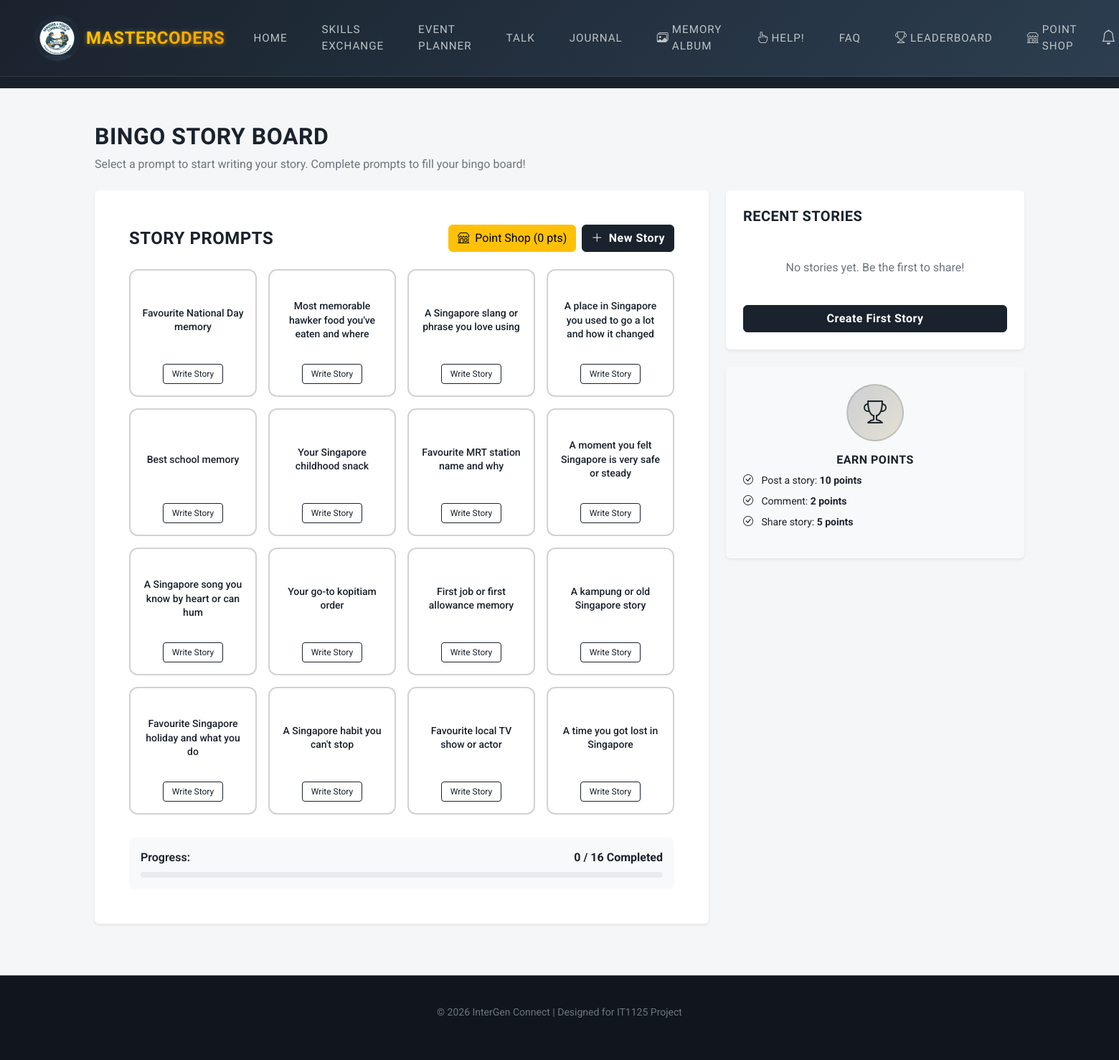
The app's page /bingo/board (signed in) with its own data.
### app.py (models this page shows)
class UserProfile(db.Model):
    id = db.Column(db.Integer, primary_key=True)
    user_id = db.Column(db.Integer, db.ForeignKey('user.id'), nullable=True)  # Link to user account
    profile_picture_url = db.Column(db.String(500), nullable=True)  # Uploaded profile picture
    name = db.Column(db.String(100), nullable=False)
    user_type = db.Column(db.String(20), nullable=False)  # 'Youth' or 'Senior'
    languages = db.Column(db.String(200), nullable=True)  # Comma-separated
    short_intro = db.Column(db.Text, nullable=True)
    interaction_type = db.Column(db.String(20), default='1-to-1')  # '1-to-1' or 'Group'
    meeting_style = db.Column(db.String(20), default='Online')  # 'Online' or 'In-Person'
    interest_tags = db.Column(db.String(500), nullable=True)  # Comma-separated tags
    large_text = db.Column(db.Boolean, default=False)
    high_contrast = db.Column(db.Boolean, default=False)
    easy_reading = db.Column(db.Boolean, default=False)
    total_points = db.Column(db.Integer, default=0)  # Total points accumulated by user
    name_style = db.Column(db.String(50), default='default')  # Shop: default, rainbow, gradient, neon, gold, cursive, ocean
    is_active = db.Column(db.Boolean, default=True)
    date_created = db.Column(db.DateTime, default=datetime.utcnow)
    date_updated = db.Column(db.DateTime, default=datetime.utcnow, onupdate=datetime.utcnow)

class BingoPrompt(db.Model):
    id = db.Column(db.Integer, primary_key=True)
    prompt_text = db.Column(db.String(200), nullable=False)
    position = db.Column(db.Integer, nullable=False)  # Position on board (1-25 for 5x5 grid)
    category = db.Column(db.String(50), nullable=True)  # Optional category
    is_active = db.Column(db.Boolean, default=True)
    date_created = db.Column(db.DateTime, default=datetime.utcnow)

### app.py (the view, shortened to what this page needs)
@app.route('/bingo/board')
def bingo_board():
    all_prompts = BingoPrompt.query.filter_by(is_active=True).order_by(BingoPrompt.position).all()
    prompts = all_prompts[:16] if len(all_prompts) >= 16 else all_prompts
    user_id = session.get('user_id')
    if user_id:
        completed_prompt_ids = [story.prompt_id for story in BingoStory.query.filter_by(is_published=True, user_id=user_id).all()]
    else:
        completed_prompt_ids = []
    recent_stories = BingoStory.query.filter_by(is_published=True).order_by(BingoStory.date_posted.desc()).limit(6).all()
    return render_template('bingo_board.html', prompts=prompts, completed_prompt_ids=completed_prompt_ids, recent_stories=recent_stories)

### app.py (called while the page is built)
def get_logged_in_user():
    if 'user_id' in session:
        user = User.query.get(session['user_id'])
        if user is None:
            session.clear()
            return None
        return user
    return None

def get_logged_in_profile():
    user = get_logged_in_user()
    if user:
        return UserProfile.query.filter_by(user_id=user.id, is_active=True).first()
    return None

def get_unread_notification_count(user_id):
    if not user_id:
        return 0
    return Notification.query.filter_by(user_id=user_id, is_read=False).count()

@app.context_processor
def inject_auth():
    user = get_logged_in_user()
    profile = get_logged_in_profile() if user else None
    notification_count = get_unread_notification_count(user.id) if user else 0
    current_name_style = (profile.name_style or 'default') if profile else 'default'
    return dict(
        current_user=user, current_profile=profile, notification_count=notification_count,
        current_name_style=current_name_style, get_name_style=get_name_style_for_user
    )

### templates/bingo_board.html (shortened to what this page needs)
{% extends "base.html" %}
{% block content %}
<div class="bingo-page-bg">
    <div class="container-fluid py-4 py-lg-5 bingo-page">
        <div class="container-xxl">
            <div class="mb-4">
                <h1 class="mb-2 font-oswald" style="color: #1a222d !important;">Bingo Story Board</h1>
                <p class="text-muted mb-0">Select a prompt to start writing your story. Complete prompts to fill your bingo board!</p>
            </div>
            <div class="row g-4">
                <div class="col-lg-8">
                    <div class="card border-0 shadow-sm mb-4">
                        <div class="card-body p-4 p-lg-5">
                            <div class="d-flex justify-content-between align-items-center mb-4 flex-wrap gap-2">
                                <h3 class="font-oswald mb-0 text-dark">Story Prompts</h3>
                                <div class="d-flex gap-2">
                                    {% if current_user and current_profile %}
                                    <a href="{{ url_for('bingo_shop') }}" class="btn btn-warning">
                                        <i class="bi bi-shop me-2"></i>Point Shop ({{ current_profile.total_points or 0 }} pts)
                                    </a>
                                    {% endif %}
                                    <a href="{{ url_for('bingo_create_story') }}" class="btn btn-dark">
                                        <i class="bi bi-plus-lg me-2"></i>New Story
                                    </a>
                                </div>
                            </div>
                            <div class="bingo-grid">
                                {% for prompt in prompts %}
                                    {% set is_completed = prompt.id in completed_prompt_ids %}
                                    <div class="bingo-cell {% if is_completed %}bingo-cell-completed{% endif %}"
                                         data-prompt-id="{{ prompt.id }}">
                                        <div class="bingo-cell-content">
                                            <div class="bingo-cell-text">{{ prompt.prompt_text }}</div>
                                        </div>
                                        {% if not is_completed %}
                                        <a href="{{ url_for('bingo_create_story', prompt_id=prompt.id) }}"
                                           class="bingo-cell-action btn btn-sm btn-outline-dark mt-2">
                                            Write Story
                                        </a>
                                        {% endif %}
                                    </div>
                                {% endfor %}
                            </div>
                            <div class="mt-4 p-3 bg-light rounded-3">
                                <div class="d-flex justify-content-between align-items-center">
                                    <span class="text-dark fw-semibold">Progress:</span>
                                    <span class="text-dark fw-bold">
                                        {{ completed_prompt_ids|length }} / {{ prompts|length }} Completed
                                    </span>
                                </div>
                                <div class="progress mt-2" style="height: 8px;">
                                </div>
                            </div>
                        </div>
                    </div>
                </div>
                <div class="col-lg-4">
                    <div class="card border-0 shadow-sm mb-4">
                        <div class="card-body p-4">
                            <h4 class="font-oswald mb-4 text-dark">Recent Stories</h4>
                            {% if recent_stories %}
                                <div class="bingo-recent-stories">
                                    {% for story in recent_stories %}
                                    <div class="bingo-story-preview mb-3 pb-3 border-bottom">
                                        <h6 class="fw-semibold text-dark mb-1">
                                            <a href="{{ url_for('bingo_story_detail', story_id=story.id) }}"
                                               class="text-decoration-none text-dark">
                                                {{ story.title }}
                                            </a>
                                        </h6>
                                        <p class="text-muted small mb-2" style="opacity: 0.7;">
                                            {{ story.story_content[:100] }}...
                                        </p>
                                        <div class="d-flex justify-content-between align-items-center">
                                            <span class="text-muted small">Posted by <span class="name-style-{{ get_name_style(story.user_id) if story.user_id else 'default' }}">{{ story.author_name }}</span></span>
                                            <span class="badge bg-dark bg-opacity-10 text-dark">
                                                <i class="bi bi-star me-1"></i>{{ story.points_earned }} pts
                                            </span>
                                        </div>
                                    </div>
                                    {% endfor %}
                                </div>
                                <a href="{{ url_for('bingo_stories') }}" class="btn btn-outline-dark w-100 mt-3">
                                    View All Stories
                                </a>
                            {% else %}
                                <p class="text-muted text-center py-4">No stories yet. Be the first to share!</p>
                                <a href="{{ url_for('bingo_create_story') }}" class="btn btn-dark w-100">
                                    Create First Story
                                </a>
                            {% endif %}
                        </div>
                    </div>
                    <div class="card border-0 shadow-sm bg-light">
                        <div class="card-body p-4 text-center">
                            <div class="bingo-widget-icon bg-dark bg-opacity-10 text-dark rounded-circle d-inline-flex align-items-center justify-content-center mb-3">
                                <i class="bi bi-trophy fs-2"></i>
                            </div>
                            <h5 class="font-oswald mb-2 text-dark">Earn Points</h5>
                            <ul class="list-unstyled text-start small">
                                <li class="mb-2 text-dark">
                                    <i class="bi bi-check-circle text-dark me-2"></i>
                                    Post a story: <strong>10 points</strong>
                                </li>
                                <li class="mb-2 text-dark">
                                    <i class="bi bi-check-circle text-dark me-2"></i>
                                    Comment: <strong>2 points</strong>
                                </li>
                                <li class="text-dark">
                                    <i class="bi bi-check-circle text-dark me-2"></i>
                                    Share story: <strong>5 points</strong>
                                </li>
                            </ul>
                        </div>
                    </div>
                </div>
            </div>
        </div>
    </div>
</div>
{% endblock %}

### static/css/styles.css (style rules this page uses)
html { scroll-behavior: smooth; }
body { background-color: #1a222d; color: #f0f0f0; font-family: 'Roboto', sans-serif; min-height: 100vh; display: flex; flex-direction: column; }
h1, h2, h3, h4, h5, .brand-text, .nav-link { font-family: 'Oswald', sans-serif; text-transform: uppercase; letter-spacing: 1px; }
.font-oswald { font-family: 'Oswald', sans-serif; text-transform: uppercase; }
.bingo-page-bg { background: #f5f6f8; min-height: 100vh; }
.bingo-page { color: #1a222d; }
.bingo-page h1 { font-family: 'Oswald', sans-serif; font-size: 2rem; font-weight: 700; color: #1a222d !important; text-transform: uppercase; letter-spacing: 0.5px; }
.bingo-page-bg h1, .bingo-page-bg .bingo-title { color: #1a222d !important; }
.bingo-page h3 { font-family: 'Oswald', sans-serif; font-size: 1.5rem; font-weight: 700; color: #1a222d; text-transform: uppercase; letter-spacing: 0.5px; }
.bingo-page h4 { font-family: 'Oswald', sans-serif; font-size: 1.25rem; font-weight: 700; color: #1a222d; text-transform: uppercase; letter-spacing: 0.5px; }
.bingo-page h5 { font-family: 'Roboto', sans-serif; font-size: 1rem; font-weight: 600; color: #1a222d; }
.bingo-page .text-muted { color: #6c757d !important; font-family: 'Roboto', sans-serif; }
.bingo-widget-icon { width: 80px; height: 80px; margin: 0 auto; background: linear-gradient(135deg, rgba(26, 34, 45, 0.1) 0%, rgba(255, 193, 7, 0.08) 100%); color: #1a222d; border: 2px solid rgba(26, 34, 45, 0.15); transition: all 0.4s ease; }
.bingo-grid { display: grid; grid-template-columns: repeat(4, 1fr); gap: 1rem; margin-bottom: 2rem; max-width: 800px; margin-left: auto; margin-right: auto; }
.bingo-cell { aspect-ratio: 1; background: #ffffff; border: 2px solid rgba(26, 34, 45, 0.2); border-radius: 12px; padding: 1rem; display: flex; flex-direction: column; align-items: center; justify-content: center; text-align: center; transition: all 0.3s ease; position: relative; min-height: 120px; }
.bingo-cell-content { flex-grow: 1; display: flex; flex-direction: column; align-items: center; justify-content: center; }
.bingo-cell-text { font-size: 0.875rem; font-weight: 500; color: #1a222d; line-height: 1.4; }
.bingo-cell-action { font-size: 0.75rem; padding: 0.25rem 0.75rem; }
.bingo-page-bg .card-body h1, .bingo-page-bg .card-body h2, .bingo-page-bg .card-body h3, .bingo-page-bg .card-body h4, .bingo-page-bg .card-body h5 { color: #1a222d !important; }
.bingo-page-bg .card-body .text-dark { color: #1a222d !important; }
:root { --theme-dark: #1a222d; --theme-darker: #11161d; --theme-accent: #ffc107; --theme-accent-alt: #ff9800; --theme-light-text: #f0f0f0; --theme-muted: #6c757d; --theme-card-text: #1a222d; --theme-font-heading: 'Oswald', sans-serif; --theme-font-body: 'Roboto', sans-serif; }
h1, h2, h3, h4, h5, h6, .font-oswald, .card-title, .page-title, .modal-title, .event-form-page h1, .event-form-page h2, .event-form-page h3, .events-page h1, .events-page h2, .events-page h3, .events-page h4, .side-card-title, .form-section-title, .request-title { font-family: var(--theme-font-heading) !important; font-weight: 600 !important; letter-spacing: 0.5px; }
p, span, label, li, td, th, .form-label, .form-control, .form-select, textarea, .card-text, .modal-body, .request-desc, .request-meta, .event-form-page, .events-page, .detail-page, .journal-page, .faq-page, .create-form-wrapper { font-family: var(--theme-font-body) !important; }
.detail-page, .faq-page, .event-card, .event-form-card, .card, .card-box, .form-card, .journal-page, .journal-card { color: var(--theme-card-text) !important; }
.text-muted, .event-card .text-muted, .events-page small { color: var(--theme-muted) !important; font-family: var(--theme-font-body) !important; }
.btn-dark, .btn-primary, .btn-resolve, .btn-submit, .btn-accept, .btn-dark i, .btn-primary i, .btn-resolve i, .btn-submit i, .btn-accept i { color: #ffffff !important; font-family: var(--theme-font-heading) !important; font-weight: 600 !important; letter-spacing: 0.5px; }
.btn-dark, .btn-primary { background-color: #1a222d !important; border-color: #1a222d !important; }
.btn-outline-dark { color: #1a222d !important; border-color: #1a222d !important; background-color: transparent !important; }

### records on screen
UserProfile: total_points "0"
BingoPrompt: prompt_text "Favourite National Day memory"
BingoPrompt: prompt_text "Most memorable hawker food you've eaten and where"
BingoPrompt: prompt_text "A Singapore slang or phrase you love using"
BingoPrompt: prompt_text "A place in Singapore you used to go a lot and how it changed"
BingoPrompt: prompt_text "Best school memory"
BingoPrompt: prompt_text "Your Singapore childhood snack"
BingoPrompt: prompt_text "Favourite MRT station name and why"
BingoPrompt: prompt_text "A moment you felt Singapore is very safe or steady"
BingoPrompt: prompt_text "A Singapore song you know by heart or can hum"
BingoPrompt: prompt_text "Your go-to kopitiam order"
BingoPrompt: prompt_text "First job or first allowance memory"
BingoPrompt: prompt_text "A kampung or old Singapore story"
BingoPrompt: prompt_text "Favourite Singapore holiday and what you do"
BingoPrompt: prompt_text "A Singapore habit you can't stop"
BingoPrompt: prompt_text "Favourite local TV show or actor"
BingoPrompt: prompt_text "A time you got lost in Singapore"

### other values on screen
{{ completed_prompt_ids|length }} "0"
{{ prompts|length }} "16"
